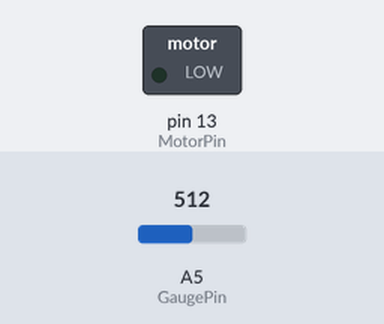
Recording of a sketch running on a simulated Arduino Uno, built with avr-gcc and run on an emulated ATmega328P. On the bench: switched loads named in the sketch (green lamp = pin HIGH). Inputs (shaded band) come from the test bench; at power-on: A5 (GaugePin) = 512.

Above: at 1.2 s.
1.3 s: A5 (GaugePin) set to 811
2.8 s: A5 (GaugePin) set to 831
At 4.0 s:
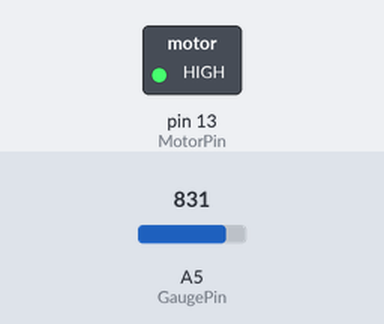
4.3 s: A5 (GaugePin) set to 716
At 5.3 s:
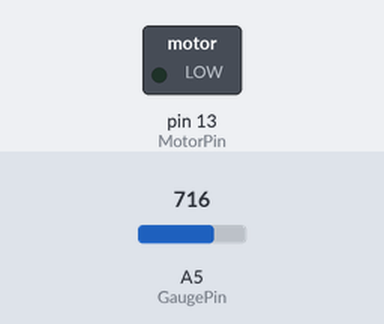
5.8 s: A5 (GaugePin) set to 900
At 6.5 s:
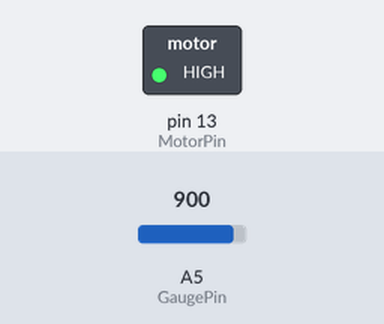
Timing chart, 0 to 8.3 s (numbered marks = the images above; inputs shaded):
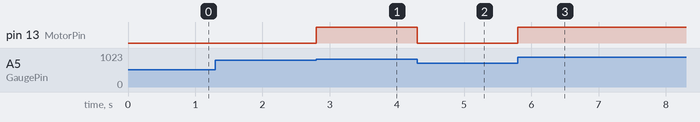

The sketch:

arduino-uno-control.ino
```cpp
int MotorPin = 13;  // 马达驱动由数字的高低电平输出控制，这里设置为#13针
int GaugePin = A5;    // 真空压力变送器（真空规）输出电压连接到#A5针，注意要和单片机共地。
int GaugeValue = 0;      // 初始化真空规读值为0

void setup() {
  pinMode(MotorPin, OUTPUT);  // 初始化输出
  pinMode(GaugePin, INPUT);    // 初始化输入
}

void loop() {
  GaugeValue = analogRead (GaugePin);  //Ardunio Uno配有6路模拟输入，分别标记为A0到A5。每路输入提供10位分辨率（即2^10，1024位不同的值）。虽然可以通过AREF引脚和模拟参考()功能来改变模拟输入的上限值，但其默认输入值范围为0-5V。
  float voltage = GaugeValue * (5.0 / 1023.0); //显示电压
  Serial.println(voltage); //显示电压
  if (voltage >= 4) {      //如果读取的值高于0.8倍大气压
    digitalWrite(MotorPin, HIGH);     //对电机控制组件输出高电平，电机通电。
  }
  else{
    digitalWrite (MotorPin, LOW);
  }
}
```

Measured:
- the behaviour switches between 818 and 819 on A5 (GaugePin) (found by bisection; images 0 and 1)
- after the input at 1.3 s, every drawn part: stays the same
- after the input at 2.8 s, pin 13 (MotorPin): LOW → HIGH at once
- after the input at 4.3 s, pin 13 (MotorPin): HIGH → LOW at once
- after the input at 5.8 s, pin 13 (MotorPin): LOW → HIGH at once
